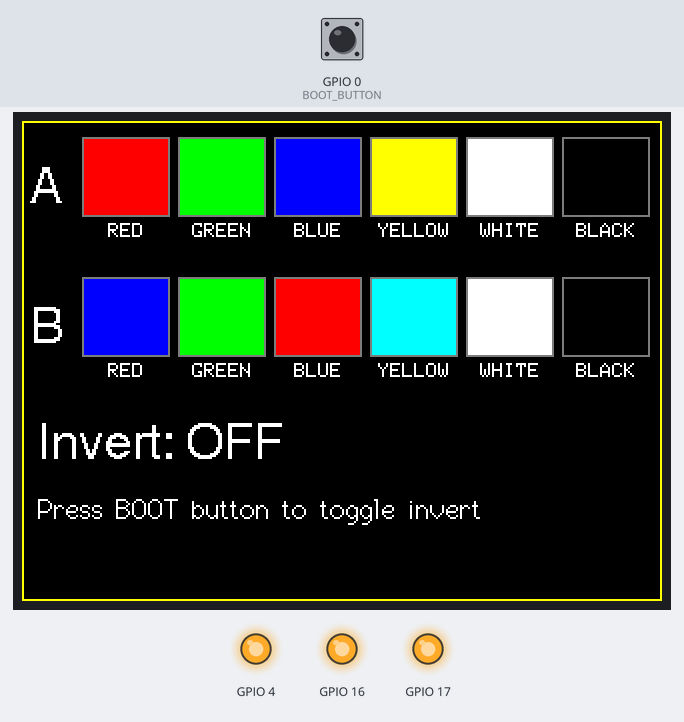
Recording of a program running on a simulated ESP32. Shown: 320×240 colour display, output pins drawn as LEDs (lit = HIGH). The test bench sets the inputs (shaded band); at power-on: GPIO 0 (BOOT_BUTTON) HIGH. What the program prints to the serial monitor is not drawn.

Above: at 1.4 s.
1.5 s: GPIO 0 (BOOT_BUTTON) pulled LOW for 0.15 s
At 2.2 s:
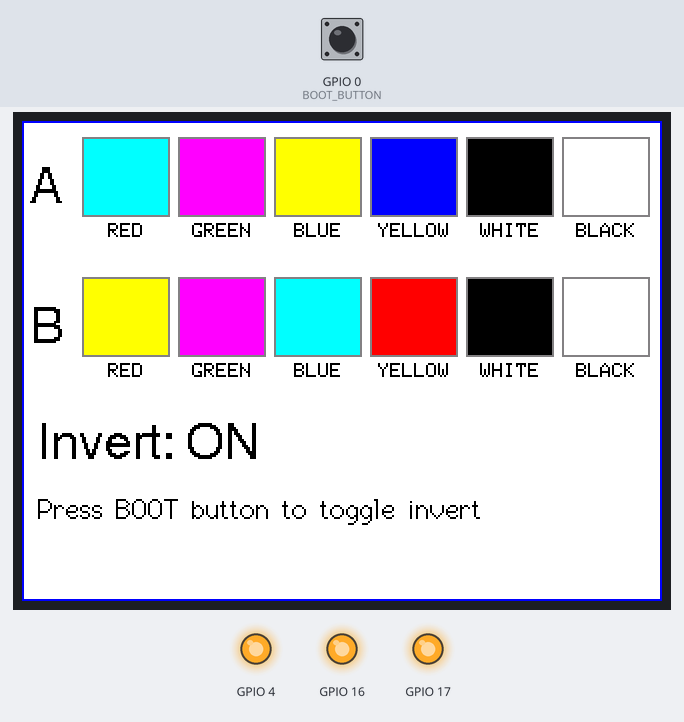
3.1 s: GPIO 0 (BOOT_BUTTON) pulled LOW for 1 s
At 4.6 s:
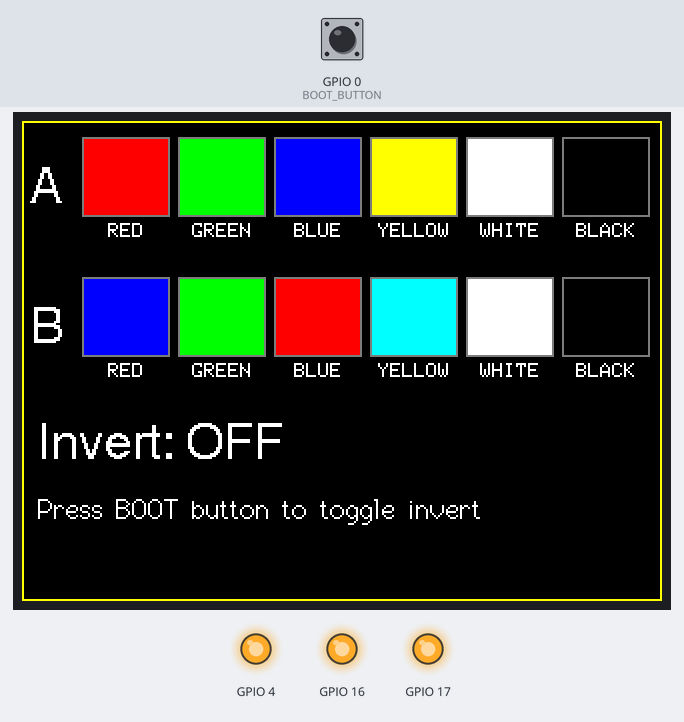
5.6 s: GPIO 0 (BOOT_BUTTON) pulled LOW for 3.2 s
At 6.5 s:
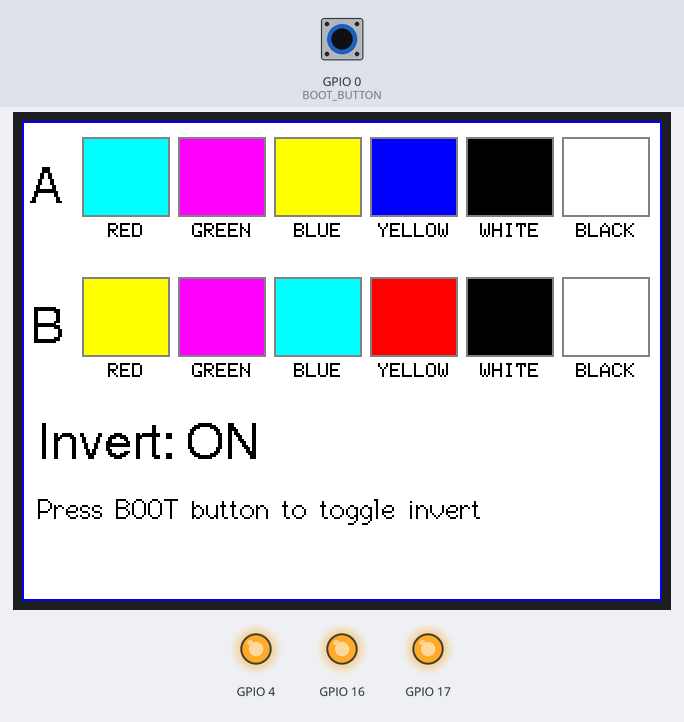
Timing chart, 0 to 8.6 s (numbered marks = the images above; inputs shaded):
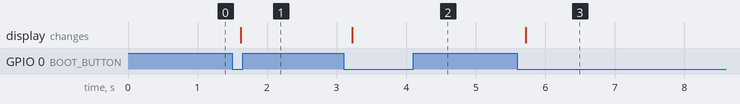

Measured:
- after the input at 1.5 s, the display: changes after 0.12 s (image 1)
- after the input at 3.1 s, the display: changes after 0.12 s (image 2)
- after the input at 5.6 s, the display: changes after 0.12 s (image 3)

The program:

main.cpp
```cpp
// Thử màu màn hình bo ESP32-2432S028R. Chỉ dùng chip ILI9341 (lần thử đầu tiên với chip này đã hiện hình),
// khởi tạo màn đúng MỘT lần — đổi cấu hình lúc đang chạy làm chip màn rối và trắng dần.
//
// Màn hiện hai hàng ô màu:
//   hàng A vẽ màu bình thường, hàng B vẽ màu đã đổi chỗ đỏ <-> xanh dương.
// Nút BOOT trên bo: bấm để bật/tắt chế độ đảo màu (lệnh có sẵn của chip màn, đổi được an toàn lúc đang chạy).
// => Có 4 tổ hợp: A hoặc B, đảo màu tắt hoặc bật. Tổ hợp nào đúng màu với tên thì dùng tổ hợp đó.
#include <Arduino.h>
#include <LovyanGFX.hpp>

class CYD : public lgfx::LGFX_Device {
    lgfx::Panel_ILI9341 panel;
    lgfx::Bus_SPI bus;
    lgfx::Light_PWM light;

public:
    CYD() {
        auto b = bus.config();
        b.spi_host = HSPI_HOST;
        b.spi_mode = 0;
        b.freq_write = 40000000;
        b.freq_read = 16000000;
        b.pin_sclk = 14;
        b.pin_mosi = 13;
        b.pin_miso = 12;
        b.pin_dc = 2;
        bus.config(b);
        panel.setBus(&bus);

        auto p = panel.config();
        p.pin_cs = 15;
        p.pin_rst = -1;
        p.panel_width = 240;
        p.panel_height = 320;
        p.readable = true;
        p.invert = false;
        p.rgb_order = false;
        p.bus_shared = false;
        panel.config(p);

        auto l = light.config();
        l.pin_bl = 21;
        l.freq = 12000;
        l.pwm_channel = 7;
        light.config(l);
        panel.setLight(&light);
        setPanel(&panel);
    }
};

static CYD lcd;
static bool inverted = false;
static const int BOOT_BUTTON = 0;

static uint32_t rgb(uint8_t r, uint8_t g, uint8_t b, bool swapRB) {
    return swapRB ? lcd.color888(b, g, r) : lcd.color888(r, g, b);
}

static void drawRow(int y, const char* label, bool swapRB) {
    struct { uint8_t r, g, b; const char* name; } sw[] = {
        {255, 0, 0, "RED"}, {0, 255, 0, "GREEN"}, {0, 0, 255, "BLUE"}, {255, 255, 0, "YELLOW"},
        {255, 255, 255, "WHITE"}, {0, 0, 0, "BLACK"},
    };
    lcd.setTextDatum(top_left);
    lcd.setTextColor(TFT_WHITE, TFT_BLACK);
    lcd.drawString(label, 4, y + 14, &fonts::Font4);
    for (int i = 0; i < 6; i++) {
        int x = 30 + i * 48;
        lcd.fillRect(x, y, 44, 40, rgb(sw[i].r, sw[i].g, sw[i].b, swapRB));
        lcd.drawRect(x, y, 44, 40, TFT_DARKGREY);
        lcd.setTextDatum(top_center);
        lcd.drawString(sw[i].name, x + 22, y + 43, &fonts::Font0);
    }
}

static void drawAll() {
    lcd.fillScreen(TFT_BLACK);
    drawRow(8, "A", false);
    drawRow(78, "B", true);
    lcd.setTextDatum(top_left);
    lcd.setTextColor(TFT_WHITE, TFT_BLACK);
    lcd.drawString(inverted ? "Invert: ON" : "Invert: OFF", 8, 150, &fonts::Font4);
    lcd.drawString("Press BOOT button to toggle invert", 8, 186, &fonts::Font2);
    lcd.drawRect(0, 0, 320, 240, TFT_YELLOW);
}

void setup() {
    Serial.begin(115200);
    pinMode(BOOT_BUTTON, INPUT_PULLUP);
    pinMode(4, OUTPUT); pinMode(16, OUTPUT); pinMode(17, OUTPUT);
    digitalWrite(4, HIGH); digitalWrite(16, HIGH); digitalWrite(17, HIGH);   // tắt LED RGB
    lcd.init();
    lcd.setRotation(1);   // nằm ngang 320×240
    lcd.setBrightness(255);
    drawAll();
    Serial.println("\n[bringup] ready; BOOT toggles invert");
}

void loop() {
    static bool wasDown = false;
    bool down = digitalRead(BOOT_BUTTON) == LOW;
    if (down && !wasDown) {
        inverted = !inverted;
        lcd.invertDisplay(inverted);
        drawAll();
        Serial.printf("[bringup] invert %s\n", inverted ? "on" : "off");
        delay(250);   // chống dội phím
    }
    wasDown = down;
}
```
